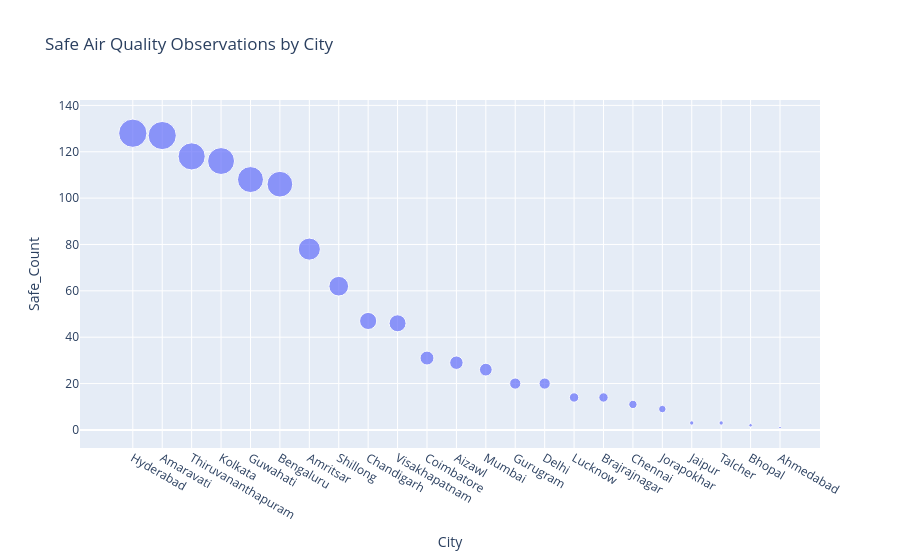

Here is the notebook cell this chart was saved with:
### Code cell
safeplaces_count = (
    safe_places['City']
    .value_counts()
    .reset_index()
)

safeplaces_count.columns = ['City', 'Safe_Count']

plt.figure(figsize=(10,6))
fig = px.scatter(
    safeplaces_count,
    x='City',
    y='Safe_Count',
    size='Safe_Count',
    title='Safe Air Quality Observations by City'
)

fig.show()

### Figure 1 — Plotly figure (JSON) as saved in the notebook; plotly's stock layout.template omitted (floating-point values rounded to 4 significant figures)
{"data": [{"hovertemplate": "City=%{x}<br>Safe_Count=%{marker.size}<extra></extra>", "legendgroup": "", "marker": {"color": "#636efa", "size": [128, 127, 118, 116, 108, 106, 78, 62, 47, 46, 31, 29, 26, 20, 20, 14, 14, 11, 9, 3, 3, 2, 1], "sizemode": "area", "sizeref": 0.32, "symbol": "circle"}, "mode": "markers", "name": "", "orientation": "v", "showlegend": false, "type": "scatter", "x": ["Hyderabad", "Amaravati", "Thiruvananthapuram", "Kolkata", "Guwahati", "Bengaluru", "Amritsar", "Shillong", "Chandigarh", "Visakhapatnam", "Coimbatore", "Aizawl", "Mumbai", "Gurugram", "Delhi", "Lucknow", "Brajrajnagar", "Chennai", "Jorapokhar", "Jaipur", "Talcher", "Bhopal", "Ahmedabad"], "xaxis": "x", "y": [128, 127, 118, 116, 108, 106, 78, 62, 47, 46, 31, 29, 26, 20, 20, 14, 14, 11, 9, 3, 3, 2, 1], "yaxis": "y"}], "layout": {"legend": {"itemsizing": "constant", "tracegroupgap": 0}, "title": {"text": "Safe Air Quality Observations by City"}, "xaxis": {"anchor": "y", "domain": [0, 1], "title": {"text": "City"}}, "yaxis": {"anchor": "x", "domain": [0, 1], "title": {"text": "Safe_Count"}}}}
